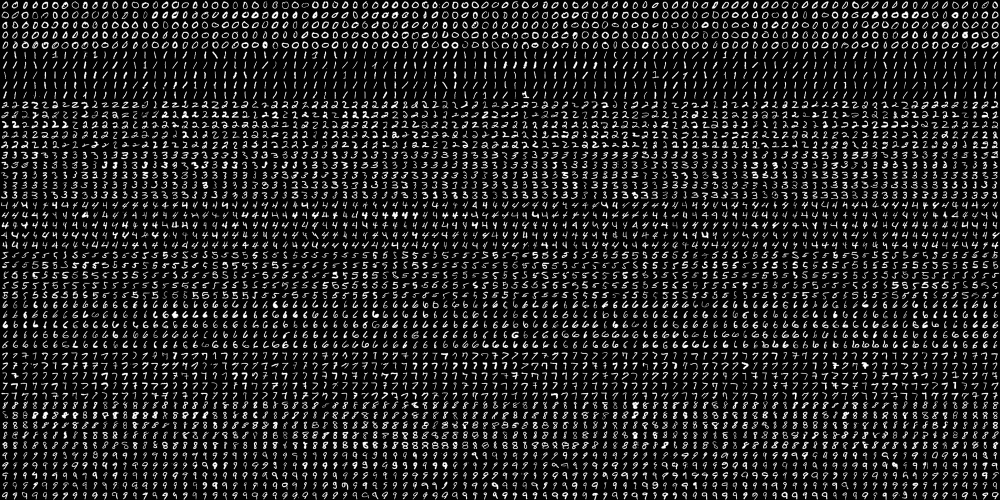
#> input picture digits.png, 2000 x 1000 px, given in place of Homework8.jpg, which was not available (shown at 1/2 size)
$ python test2.py   (Python 2 division)
#> lines starting #> are read from the running program, lines starting #| are printed output that depends on the picture; after the words box and inside, x2 and y2 are one past the last pixel; in counts of white or black regions, pixels touching at a corner belong together; pictures that were not available may be replaced by others from this repository, and a replacement may not be noted
import numpy as np
import cv2 as cv
from matplotlib import pyplot as plt

MIN_MATCH_COUNT = 10

img1 = cv.imread('Homework8.jpg', cv.IMREAD_GRAYSCALE)          # queryImage
#> img1 is the input picture: shape (1000, 2000); min 0, max 255, mean 33.8
img2 = cv.imread('markers.jpg', cv.IMREAD_GRAYSCALE) # trainImage
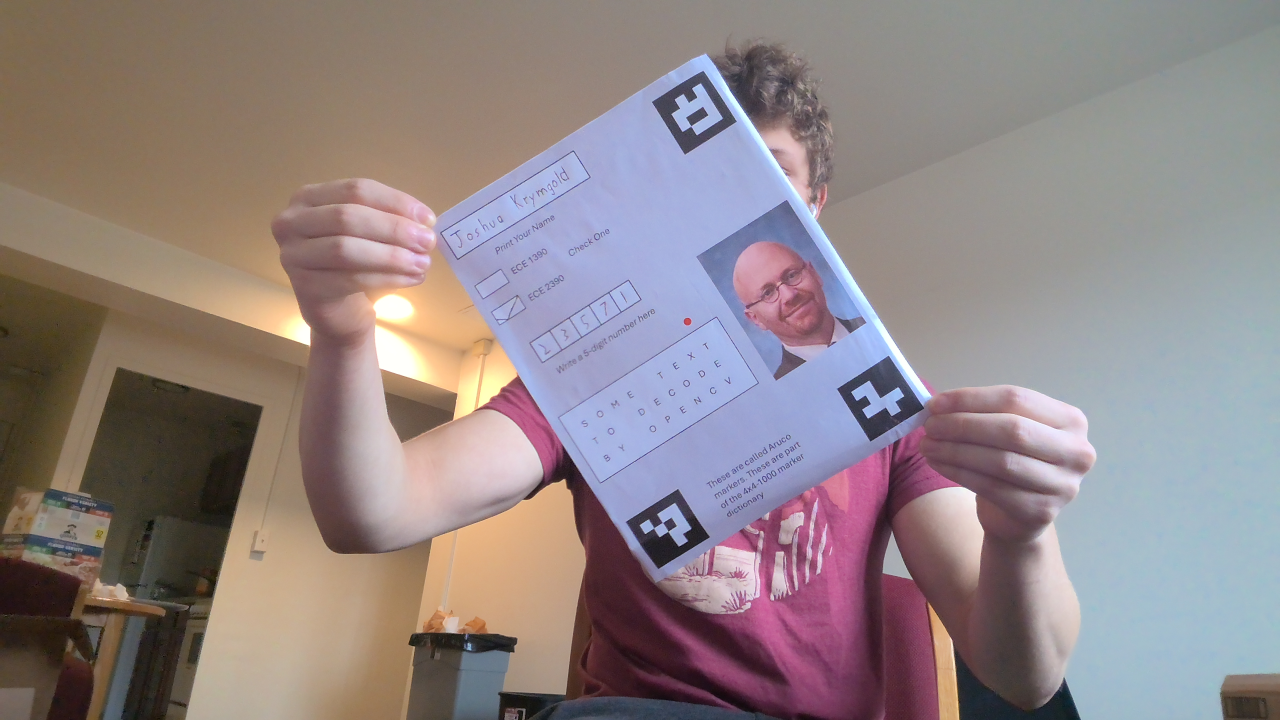
#> input picture markers.jpg, 3840 x 2160 px (shown at 1/3 size)
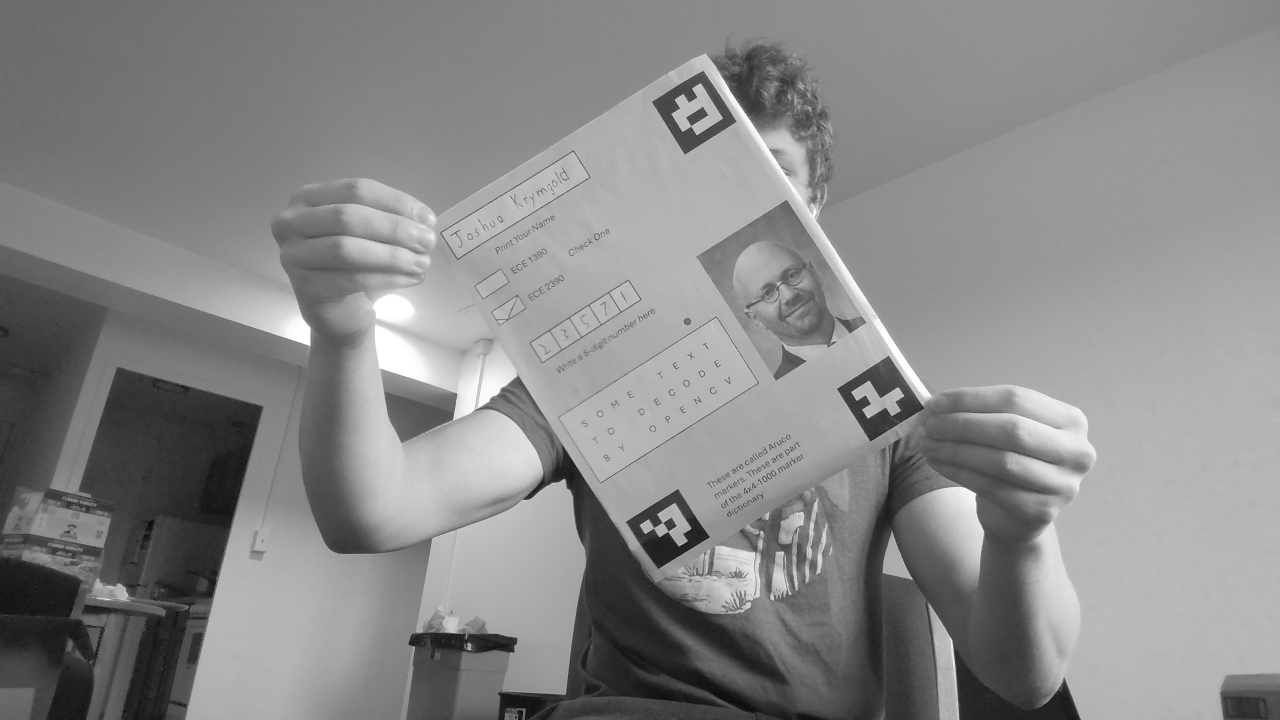
#> img2: shape (2160, 3840) (shown at 1/3 size); min 0, max 255, mean 136.3


sift = cv.SIFT_create()

# find the keypoints and descriptors with SIFT
kp1, des1 = sift.detectAndCompute(img1,None)
#> kp1 = 31986 keypoints; strongest (x, y, size): (1311, 873, 1.9), (350, 630, 7.6), (410, 631, 6), (1670, 631, 5.9)
kp2, des2 = sift.detectAndCompute(img2,None)
#> kp2 = 7611 keypoints; strongest (x, y, size): (1939, 1580, 22.1), (895, 992, 56.1), (2869, 1535, 114.7), (1688, 1406, 65.3)

FLANN_INDEX_KDTREE = 1
index_params = dict(algorithm = FLANN_INDEX_KDTREE, trees = 5)
search_params = dict(checks = 50)

flann = cv.FlannBasedMatcher(index_params, search_params)

matches = flann.knnMatch(des1,des2,k=2)
#> matches = 31986 matches

# store all the good matches as per Lowe's ratio test.
good = []
for m,n in matches:
    if m.distance < 0.7*n.distance:
        good.append(m)
#> after the loop, good = 295 matches


if len(good)>MIN_MATCH_COUNT:
    src_pts = np.float32([ kp1[m.queryIdx].pt for m in good ]).reshape(-1,1,2)
#> src_pts = 295 rows, first 8: [6.13, 646.3], [7.17, 116], [10.93, 901], [12.99, 164.6], [29.31, 840.5], [29.31, 840.5], [49.05, 819.6], [54.31, 312.3]
    dst_pts = np.float32([ kp2[m.trainIdx].pt for m in good ]).reshape(-1,1,2)
#> dst_pts = 295 rows, first 8: [1554.1, 2122.5], [2495, 1641.9], [236.3, 1504.6], [2495, 1641.9], [236.3, 1504.6], [236.3, 1504.6], [236.3, 1504.6], [2285.6, 1597.1]

    M, mask = cv.findHomography(dst_pts, src_pts, cv.RANSAC,5.0)
#> M = [[-3.93, -2.62, 14131], [-0.654, -0.763, 2903.7], [-0.00233, 0.00303, 1]]; mask = 295 values, max 1 at index 21, min 0 at index 0, mean 0.0203
    matchesMask = mask.ravel().tolist()
#> matchesMask has the same summary as mask
    print(M)
#| [[-3.92830057e+00 -2.62073114e+00  1.41309981e+04]
#|  [-6.54043433e-01 -7.62630984e-01  2.90371519e+03]
#|  [-2.33032978e-03  3.02862707e-03  1.00000000e+00]]
    print(dst_pts)
#> (printed output is left out)
    print(src_pts)


    transformed_img = cv.warpPerspective(img2,M, (img1.shape[1],img1.shape[0]))
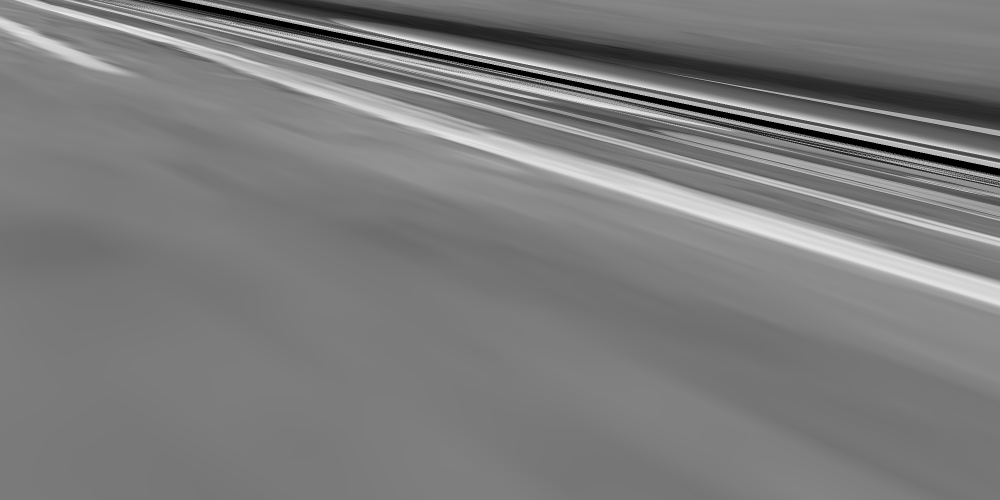
#> transformed_img: shape (1000, 2000) (shown at 1/2 size); min 0, max 255, mean 124.1
    plt.imshow(transformed_img)
    plt.show()

    h,w = img1.shape
#> h = 1000; w = 2000
    pts = np.float32([ [0,0],[0,h-1],[w-1,h-1],[w-1,0] ]).reshape(-1,1,2)
    dst = cv.perspectiveTransform(pts,M)
#> dst = [[14131, 2903.7], [2859.9, 532.1], [-5784.8, -1318.8], [-1716.2, -436.3]]

    img2 = cv.polylines(img2,[np.int32(dst)],True,255,3, cv.LINE_AA)
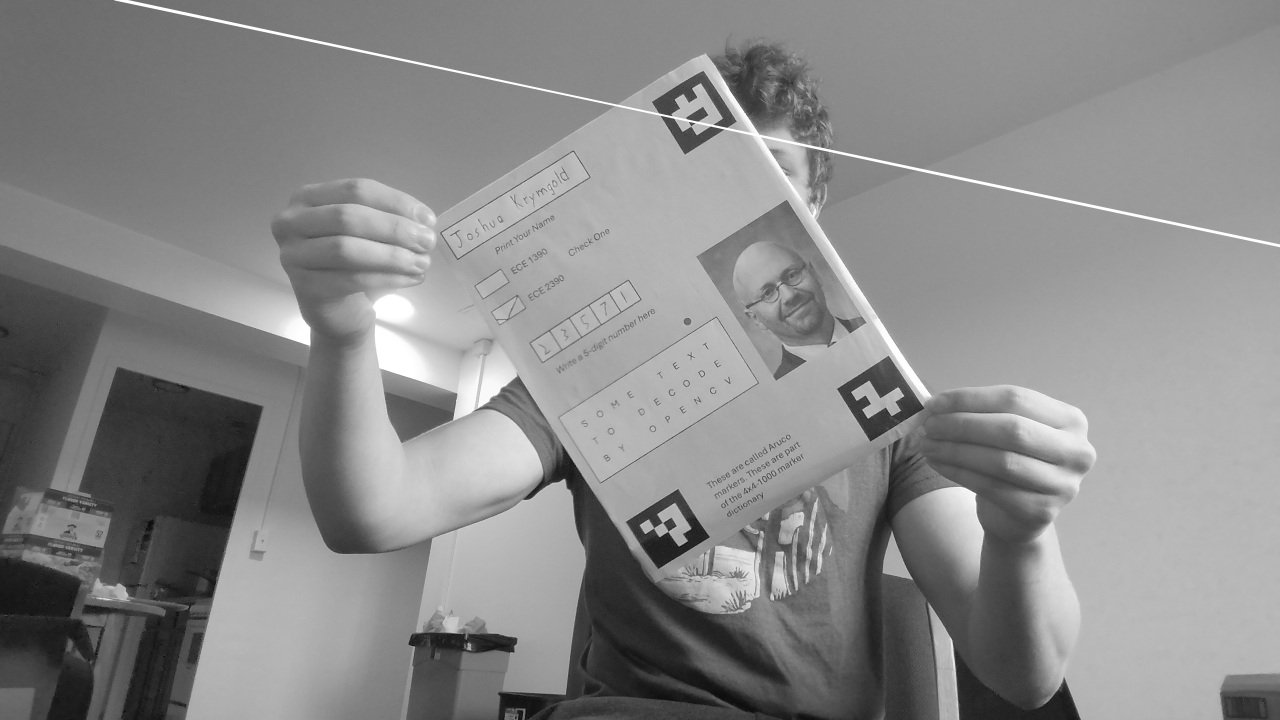
#> img2: shape (2160, 3840) (shown at 1/3 size); 0.39% of pixels changed, all inside (x1, y1, x2, y2) = (342, 0, 3840, 742)

else:
    print( "Not enough matches are found - {}/{}".format(len(good), MIN_MATCH_COUNT) )
    matchesMask = None

draw_params = dict(matchColor = (0,255,0), # draw matches in green color
                   singlePointColor = None,
                   matchesMask = matchesMask, # draw only inliers
                   flags = 2)
#> draw_params = 4 items

img3 = cv.drawMatches(img1,kp1,img2,kp2,good,None,**draw_params)
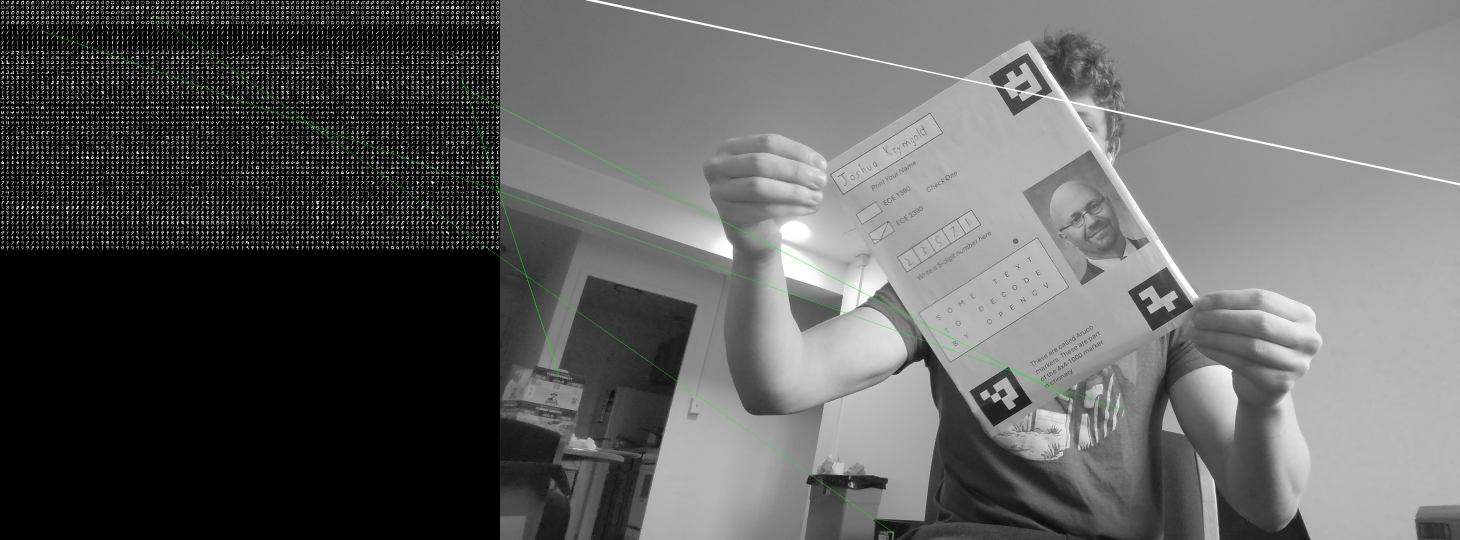
#> img3: shape (2160, 5840, 3) (shown at 1/4 size); mean of channels 0, 1, 2 95.1, 95.4, 95.1; drawn as B, G, R

plt.imshow(img3, 'gray'),plt.show()
